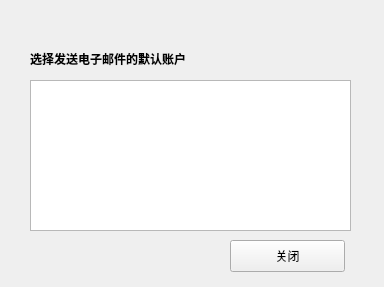
<?xml version="1.0" encoding="UTF-8"?>
<ui version="4.0">
 <class>_syrah_seldef</class>
 <widget class="QWidget" name="_syrah_seldef">
  <property name="geometry">
   <rect>
    <x>0</x>
    <y>0</y>
    <width>384</width>
    <height>287</height>
   </rect>
  </property>
  <property name="sizePolicy">
   <sizepolicy hsizetype="Fixed" vsizetype="Fixed">
    <horstretch>0</horstretch>
    <verstretch>0</verstretch>
   </sizepolicy>
  </property>
  <property name="windowTitle">
   <string>Form</string>
  </property>
  <widget class="QWidget" name="horizontalLayoutWidget">
   <property name="geometry">
    <rect>
     <x>30</x>
     <y>80</y>
     <width>321</width>
     <height>151</height>
    </rect>
   </property>
   <layout class="QHBoxLayout" name="horizontalLayout">
    <item>
     <widget class="QListWidget" name="listWidget"/>
    </item>
   </layout>
  </widget>
  <widget class="QLabel" name="label">
   <property name="geometry">
    <rect>
     <x>30</x>
     <y>50</y>
     <width>171</width>
     <height>16</height>
    </rect>
   </property>
   <property name="text">
    <string>&lt;html&gt;&lt;head/&gt;&lt;body&gt;&lt;p&gt;&lt;span style=&quot; font-weight:600;&quot;&gt;选择发送电子邮件的默认账户&lt;/span&gt;&lt;/p&gt;&lt;/body&gt;&lt;/html&gt;</string>
   </property>
  </widget>
  <widget class="QPushButton" name="pushButton_2">
   <property name="geometry">
    <rect>
     <x>230</x>
     <y>240</y>
     <width>115</width>
     <height>32</height>
    </rect>
   </property>
   <property name="text">
    <string>关闭</string>
   </property>
  </widget>
 </widget>
 <resources/>
 <connections/>
</ui>
